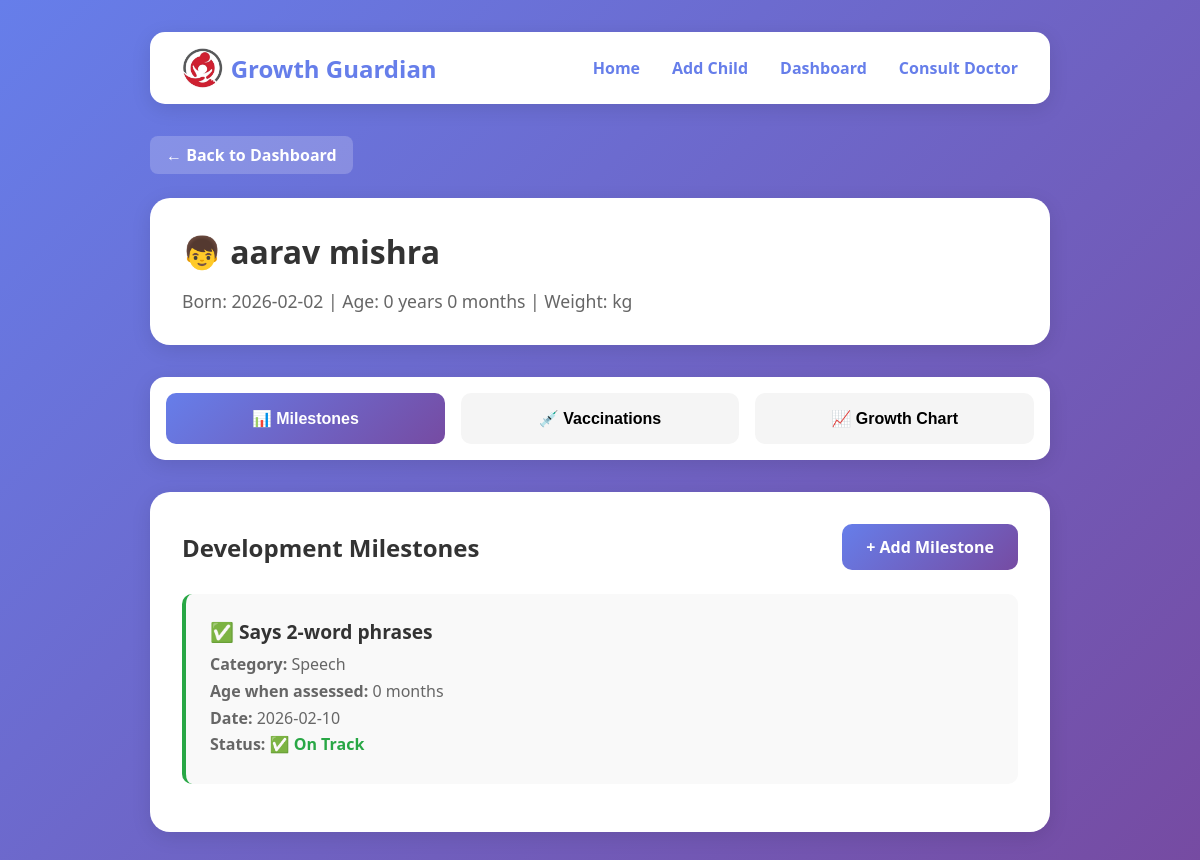
Page /child/4 on the committed database.
### tables this page shows
CREATE TABLE children (
            id INTEGER PRIMARY KEY AUTOINCREMENT,
            name TEXT NOT NULL,
            date_of_birth DATE NOT NULL,
            gender TEXT NOT NULL,
            parent_email TEXT NOT NULL,
            created_at DATETIME NOT NULL
        );

CREATE TABLE milestones (
            id INTEGER PRIMARY KEY AUTOINCREMENT,
            child_id INTEGER NOT NULL,
            age_months INTEGER NOT NULL,
            category TEXT NOT NULL,
            milestone_name TEXT NOT NULL,
            achieved BOOLEAN NOT NULL,
            date_recorded DATE NOT NULL,
            risk_level TEXT,
            FOREIGN KEY (child_id) REFERENCES children(id)
        );

### app.py (the view)
@app.route('/child/<int:child_id>')
def child_detail(child_id):
    conn = get_db()
    child = conn.execute('SELECT * FROM children WHERE id = ?', (child_id,)).fetchone()
    if not child:
        conn.close()
        return "Child not found", 404
    child_dict = dict(child)
    age_info = calculate_age_details(child['date_of_birth'])
    child_dict.update(age_info)
    milestones = conn.execute('''
        SELECT * FROM milestones
        WHERE child_id = ?
        ORDER BY date_recorded DESC
    ''', (child_id,)).fetchall()
    vaccinations = conn.execute('''
        SELECT * FROM vaccinations
        WHERE child_id = ?
        ORDER BY due_date
    ''', (child_id,)).fetchall()
    growth = conn.execute('''
        SELECT * FROM growth_records
        WHERE child_id = ?
        ORDER BY age_months
    ''', (child_id,)).fetchall()
    alerts = get_alerts_for_child(child_id)
    conn.close()
    return render_template('child_detail.html',
                         child=child_dict,
                         milestones=milestones,
                         vaccinations=vaccinations,
                         growth=growth,
                         alerts=alerts,
                         today=date.today())

### app.py (called while the page is built)
def get_db():
    conn = sqlite3.connect('database.db')
    conn.row_factory = sqlite3.Row
    return conn

def calculate_age_details(date_of_birth):
    if isinstance(date_of_birth, str):
        dob = datetime.strptime(date_of_birth, '%Y-%m-%d').date()
    else:
        dob = date_of_birth
    today = date.today()
    total_months = (today.year - dob.year) * 12 + (today.month - dob.month)
    years = total_months // 12
    months = total_months % 12
    return {
        'total_months': total_months,
        'age_years': years,
        'age_months': months
    }

### templates/child_detail.html (shortened to what this page needs)
<!DOCTYPE html>
<html lang="en">
<head>
</head>
<body>
    <div class="container">
        <nav class="navbar">
            <div style="display: flex; align-items: center; gap: 0.5rem;">
                <img src="{{ url_for('static', filename='logo1.png.jpeg') }}" alt="Growth Guardian Logo" style="height: 40px;">
                <h2 style="color: #667eea; margin: 0;">Growth Guardian</h2>
            </div>
            <div class="nav-links">
                <a href="{{ url_for('index') }}">Home</a>
                <a href="{{ url_for('add_child') }}">Add Child</a>
                <a href="{{ url_for('dashboard') }}">Dashboard</a>
                <a href="{{ url_for('consultation') }}">Consult Doctor</a>
            </div>
        </nav>
        <a href="{{ url_for('dashboard') }}" class="back-link">← Back to Dashboard</a>
        <div class="profile-card">
            <h1>👦 {{ child.name }}</h1>
            <p>Born: {{ child.date_of_birth }} | Age: {{ child.age_years }} year{{ 's' if child.age_years != 1 else '' }} {{ child.age_months }} month{{ 's' if child.age_months != 1 else '' }} | Weight: {{ child.weight }} kg</p>
        </div>
        <div class="tabs">
            <button class="tab-button active" onclick="showTab(1)">📊 Milestones</button>
            <button class="tab-button" onclick="showTab(2)">💉 Vaccinations</button>
            <button class="tab-button" onclick="showTab(3)">📈 Growth Chart</button>
        </div>
        <div id="tab1" class="tab-content">
            <div class="section-header">
                <h2>Development Milestones</h2>
                <a href="{{ url_for('api_add_milestone', child_id=child.id) }}" class="btn">+ Add Milestone</a>
            </div>
            {% if milestones %}
                {% for milestone in milestones %}
                <div class="milestone-item
                    {% if milestone.risk_level == 'high_risk' %}milestone-high-risk
                    {% elif milestone.risk_level == 'mild_delay' %}milestone-mild-delay
                    {% else %}milestone-on-track{% endif %}">
                    <h3>
                        {% if milestone.achieved %}
                            ✅ {{ milestone.milestone_name }}
                        {% else %}
                            ❌ {{ milestone.milestone_name }} (Not Achieved)
                        {% endif %}
                    </h3>
                    <p><strong>Category:</strong> {{ milestone.category }}</p>
                    <p><strong>Age when assessed:</strong> {{ milestone.age_months }} months</p>
                    <p><strong>Date:</strong> {{ milestone.date_recorded }}</p>
                    <p><strong>Status:</strong>
                        {% if milestone.risk_level == 'high_risk' %}
                            <span class="status-high-risk">⚠️ HIGH RISK - Consult Doctor</span>
                        {% elif milestone.risk_level == 'mild_delay' %}
                            <span class="status-mild-delay">⚡ MILD DELAY - Monitor Closely</span>
                        {% else %}
                            <span class="status-on-track">✅ On Track</span>
                        {% endif %}
                    </p>
                </div>
                {% endfor %}
            {% else %}
                <div class="empty-state">
                    <p>No milestones recorded yet</p>
                    <a href="{{ url_for('api_add_milestone', child_id=child.id) }}" class="btn">Add First Milestone</a>
                </div>
            {% endif %}
        </div>
    </div>
</body>
</html>

### templates/child_detail.html (style rules this page uses)
* { margin: 0; padding: 0; box-sizing: border-box; }
body { font-family: 'Segoe UI', Tahoma, Geneva, Verdana, sans-serif; background: linear-gradient(135deg, #667eea 0%, #764ba2 100%); min-height: 100vh; padding: 2rem; }
.container { max-width: 900px; margin: 0 auto; }
.navbar { background: white; padding: 1rem 2rem; border-radius: 15px; margin-bottom: 2rem; display: flex; justify-content: space-between; align-items: center; box-shadow: 0 5px 20px rgba(0,0,0,0.1); }
.nav-links { display: flex; gap: 2rem; }
.nav-links a { color: #667eea; text-decoration: none; font-weight: 600; transition: color 0.3s; }
.back-link { display: inline-block; color: white; text-decoration: none; font-weight: 600; margin-bottom: 1.5rem; padding: 0.5rem 1rem; background: rgba(255,255,255,0.2); border-radius: 8px; transition: background 0.3s; }
.profile-card { background: white; border-radius: 20px; padding: 2rem; margin-bottom: 2rem; box-shadow: 0 5px 20px rgba(0,0,0,0.1); }
.profile-card h1 { color: #333; margin-bottom: 1rem; }
.profile-card p { color: #666; font-size: 1.1rem; }
.tabs { background: white; border-radius: 15px; padding: 1rem; margin-bottom: 2rem; display: flex; gap: 1rem; box-shadow: 0 5px 20px rgba(0,0,0,0.1); }
.tab-button { flex: 1; padding: 1rem; border: none; background: #f5f5f5; border-radius: 10px; font-size: 1rem; font-weight: 600; cursor: pointer; transition: all 0.3s; }
.tab-button.active { background: linear-gradient(135deg, #667eea 0%, #764ba2 100%); color: white; }
.tab-content { background: white; border-radius: 20px; padding: 2rem; box-shadow: 0 5px 20px rgba(0,0,0,0.1); }
.section-header { display: flex; justify-content: space-between; align-items: center; margin-bottom: 1.5rem; }
.section-header h2 { color: #333; margin: 0; }
.btn { background: linear-gradient(135deg, #667eea 0%, #764ba2 100%); color: white; padding: 0.75rem 1.5rem; border-radius: 10px; text-decoration: none; font-weight: 600; transition: transform 0.2s; display: inline-block; }
.milestone-item { background: #f9f9f9; padding: 1.5rem; margin-bottom: 1rem; border-radius: 10px; border-left: 4px solid #28a745; }
.milestone-item.milestone-on-track { border-left-color: #28a745; }
.milestone-item h3 { color: #333; margin-bottom: 0.5rem; font-size: 1.2rem; }
.milestone-item p { color: #666; margin: 0.3rem 0; }
.status-on-track { color: #28a745; font-weight: bold; }

### rows in the picture
children: name "aarav mishra", date_of_birth "2026-02-02"
milestones: milestone_name "Says 2-word phrases", category "Speech", age_months "0", date_recorded "2026-02-10", risk_level "✅ On Track"

### other values in the picture
{{ child.age_years }} "0"
{{ 's' if child.age_years != 1 else '' }} "s"
{{ child.age_months }} "0"
{{ 's' if child.age_months != 1 else '' }} "s"
